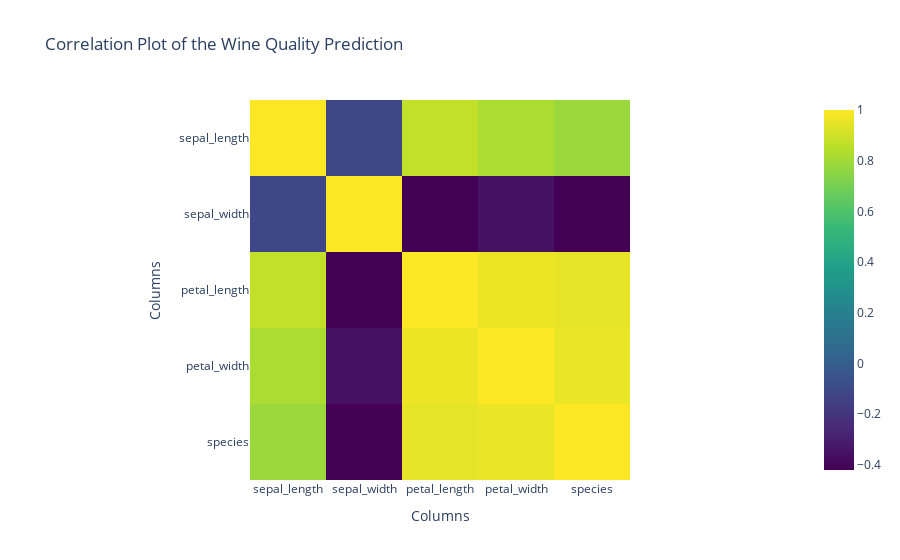

Notebook cell for this chart:
### Code cell
import plotly.express as px
fig = px.imshow(iris.corr(),
                labels=dict(x="Columns", y="Columns"),
                x=iris.columns,
                y=iris.columns,
                color_continuous_scale="Viridis",
                title="Correlation Plot of the Wine Quality Prediction")

fig.show()

### Figure 1 — Plotly figure (JSON) as saved in the notebook; plotly's stock layout.template omitted (floating-point values rounded to 4 significant figures)
{"data": [{"coloraxis": "coloraxis", "hovertemplate": "Columns: %{x}<br>Columns: %{y}<br>color: %{z}<extra></extra>", "name": "0", "type": "heatmap", "x": ["sepal_length", "sepal_width", "petal_length", "petal_width", "species"], "xaxis": "x", "y": ["sepal_length", "sepal_width", "petal_length", "petal_width", "species"], "yaxis": "y", "z": [[1, -0.1094, 0.8718, 0.818, 0.7826], [-0.1094, 1, -0.4205, -0.3565, -0.4194], [0.8718, -0.4205, 1, 0.9628, 0.949], [0.818, -0.3565, 0.9628, 1, 0.9565], [0.7826, -0.4194, 0.949, 0.9565, 1]]}], "layout": {"coloraxis": {"colorscale": [[0, "#440154"], [0.1111, "#482878"], [0.2222, "#3e4989"], [0.3333, "#31688e"], [0.4444, "#26828e"], [0.5556, "#1f9e89"], [0.6667, "#35b779"], [0.7778, "#6ece58"], [0.8889, "#b5de2b"], [1, "#fde725"]]}, "title": {"text": "Correlation Plot of the Wine Quality Prediction"}, "xaxis": {"anchor": "y", "constrain": "domain", "domain": [0, 1], "scaleanchor": "y", "title": {"text": "Columns"}}, "yaxis": {"anchor": "x", "autorange": "reversed", "constrain": "domain", "domain": [0, 1], "title": {"text": "Columns"}}}}
